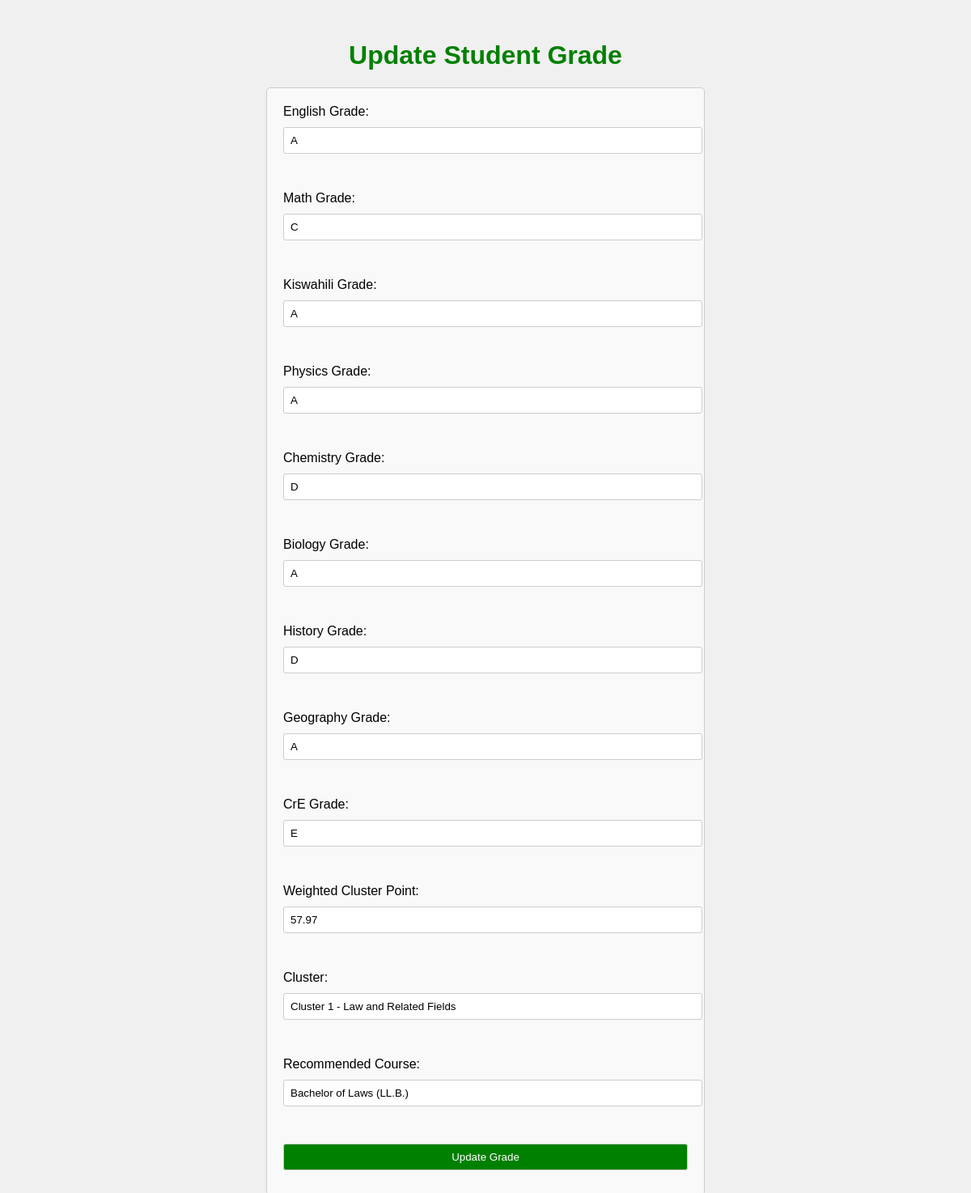
The app's page /Admin/update.php?id=62 with its own data.
### tables this page shows
CREATE TABLE `student_grades` (
  `id` int(11) NOT NULL,
  `english_grade` varchar(5) DEFAULT NULL,
  `math_grade` varchar(5) DEFAULT NULL,
  `kiswahili_grade` varchar(5) DEFAULT NULL,
  `physics_grade` varchar(5) DEFAULT NULL,
  `chemistry_grade` varchar(5) DEFAULT NULL,
  `biology_grade` varchar(5) DEFAULT NULL,
  `history_grade` varchar(5) DEFAULT NULL,
  `geography_grade` varchar(5) DEFAULT NULL,
  `cre_grade` varchar(5) DEFAULT NULL,
  `submission_date` timestamp NOT NULL DEFAULT current_timestamp(),
  `weighted_cluster_points` decimal(5,2) DEFAULT NULL,
  `cluster` varchar(255) DEFAULT NULL,
  `recommended_course` varchar(255) DEFAULT NULL
);

### Admin/update.php (the view, shortened to what this page needs)
<?php
include 'db_connect.php';
if (isset($_GET['id'])) {
    $id = $_GET['id'];
    $sql = "SELECT * FROM student_grades WHERE id=$id";
    $result = $conn->query($sql);
    if ($result->num_rows > 0) {
        $row = $result->fetch_assoc();
    } else {
        echo "Record not found.";
        exit();
    }
} else {
    echo "ID parameter missing.";
    exit();
}
?>
<!DOCTYPE html>
<html lang="en">
<head>
<link rel="stylesheet" href="sty.css">
</head>
<body>
    <h1>Update Student Grade</h1>
    <form action="" method="POST">
    <label for="english_grade">English Grade:</label>
    <input type="text" id="english_grade" name="english_grade" value="<?php echo $row['english_grade']; ?>" required><br><br>
    <label for="math_grade">Math Grade:</label>
    <input type="text" id="math_grade" name="math_grade" value="<?php echo $row['math_grade']; ?>" required><br><br>
    <label for="kiswahili_grade">Kiswahili Grade:</label>
    <input type="text" id="kiswahili_grade" name="kiswahili_grade" value="<?php echo $row['kiswahili_grade']; ?>" required><br><br>
    <label for="physics_grade">Physics Grade:</label>
    <input type="text" id="physics_grade" name="physics_grade" value="<?php echo $row['physics_grade']; ?>" required><br><br>
    <label for="chemistry_grade">Chemistry Grade:</label>
    <input type="text" id="chemistry_grade" name="chemistry_grade" value="<?php echo $row['chemistry_grade']; ?>" required><br><br>
    <label for="biology_grade">Biology Grade:</label>
    <input type="text" id="biology_grade" name="biology_grade" value="<?php echo $row['biology_grade']; ?>" required><br><br>
    <label for="history_grade">History Grade:</label>
    <input type="text" id="history_grade" name="history_grade" value="<?php echo $row['history_grade']; ?>" required><br><br>
    <label for="geography_grade">Geography Grade:</label>
    <input type="text" id="geography_grade" name="geography_grade" value="<?php echo $row['geography_grade']; ?>" required><br><br>
    <label for="cre_grade">CrE Grade:</label>
    <input type="text" id="cre_grade" name="cre_grade" value="<?php echo $row['cre_grade']; ?>" required><br><br>
    <label for="weighted_cluster_points">Weighted Cluster Point:</label>
    <input type="text" id="weighted_cluster_points" name="weighted_cluster_points" value="<?php echo $row['weighted_cluster_points']; ?>" required><br><br>
    <label for="cluster">Cluster:</label>
    <input type="text" id="cluster" name="cluster" value="<?php echo $row['cluster']; ?>" required><br><br>
    <label for="recommended_course">Recommended Course:</label>
    <input type="text" id="recommended_course" name="recommended_course" value="<?php echo $row['recommended_course']; ?>" required><br><br>
    <input type="submit" value="Update Grade">
</form>
</body>
</html>

### Admin/sty.css (style rules this page uses)
h1 { text-align: center; color: green; margin-top: 50px; }
input[type="submit"] { background-color: green; color: white; cursor: pointer; }
body { font-family: Arial, sans-serif; }
form { max-width: 500px; margin: 0 auto; padding: 20px; border: 1px solid #ccc; border-radius: 5px; background-color: #f9f9f9; }
label, input[type="text"], input[type="submit"] { display: block; margin-bottom: 10px; }
input[type="text"], input[type="submit"] { width: 100%; padding: 8px; border: 1px solid #ccc; border-radius: 3px; }
body { font-family: Arial, sans-serif; background-color: #f0f0f0; }

### records on screen
student_grades: english_grade "A", math_grade "C", kiswahili_grade "A", physics_grade "A", chemistry_grade "D", biology_grade "A", history_grade "D", geography_grade "A", cre_grade "E", weighted_cluster_points "57.97", cluster "Cluster 1 - Law and Related Fields", recommended_course "Bachelor of Laws (LL.B.)"
